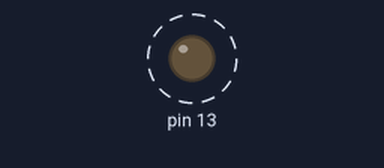
Simulated run of this sketch. Board: Arduino Uno, built with avr-gcc and run on an emulated ATmega328P. Parts: output pins drawn as LEDs (lit = HIGH). Dashed ring = blinking. What the sketch prints to the serial monitor is not drawn.

Above: at 0.6 s.
Timing chart, 0 to 4.7 s (numbered marks = the images above):
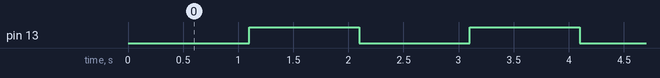

Measured:
- by itself, pin 13: alternates HIGH for 1.0 s and LOW for 1.0 s

The sketch:

wdt_setup.ino
```cpp
#include <avr/wdt.h>

//Time saved to compare
unsigned long timeOld = 0;
unsigned long interval = 1000;
void setup() {
  Serial.begin(9600);
  Serial.println("Booting up...");
  delay(100);
  pinMode(13,OUTPUT);
  timeOld = millis();
  watchdogSetup();
  Serial.println("Boot up completed");
}

void loop() {
  idle_run(); // just togles led every 1000ms
}

void idle_run(){
  if (millis() - timeOld >= interval){ // check if time expired, also deals with roll over of millis()
     digitalWrite(13, !digitalRead(13));
     timeOld = millis();
     wdt_reset();
  }
}

void watchdogSetup(){
  cli(); //disable all interrupts
  wdt_reset(); //reset the WDT timer
  /*
  WDTDSR configuration:
  WDIE = 1 : Interrupt Enable
  WDE  = 1 : Reset Enable
  WDP3 = 0 : Set the four prescaler bits for a 2 sec timeout
  WDP2 = 1
  WDP1 = 1
  WDP0 = 1
  */
  //Enter Watchdog Configuration mode:
  //(1<<5) generated a byte with all zeros and one 1 at the 5th (counting from zero) bit from right.
  //
  WDTCSR |= (1<<WDCE) | (1<<WDE);
  //Set watchdog settings:
  WDTCSR = (1<<WDIE) | (1<<WDE) | (0<<WDP3) | (1<<WDP2) | (1<<WDP1) | (1<<WDP0);
  sei();//Enable interupts
}
```
